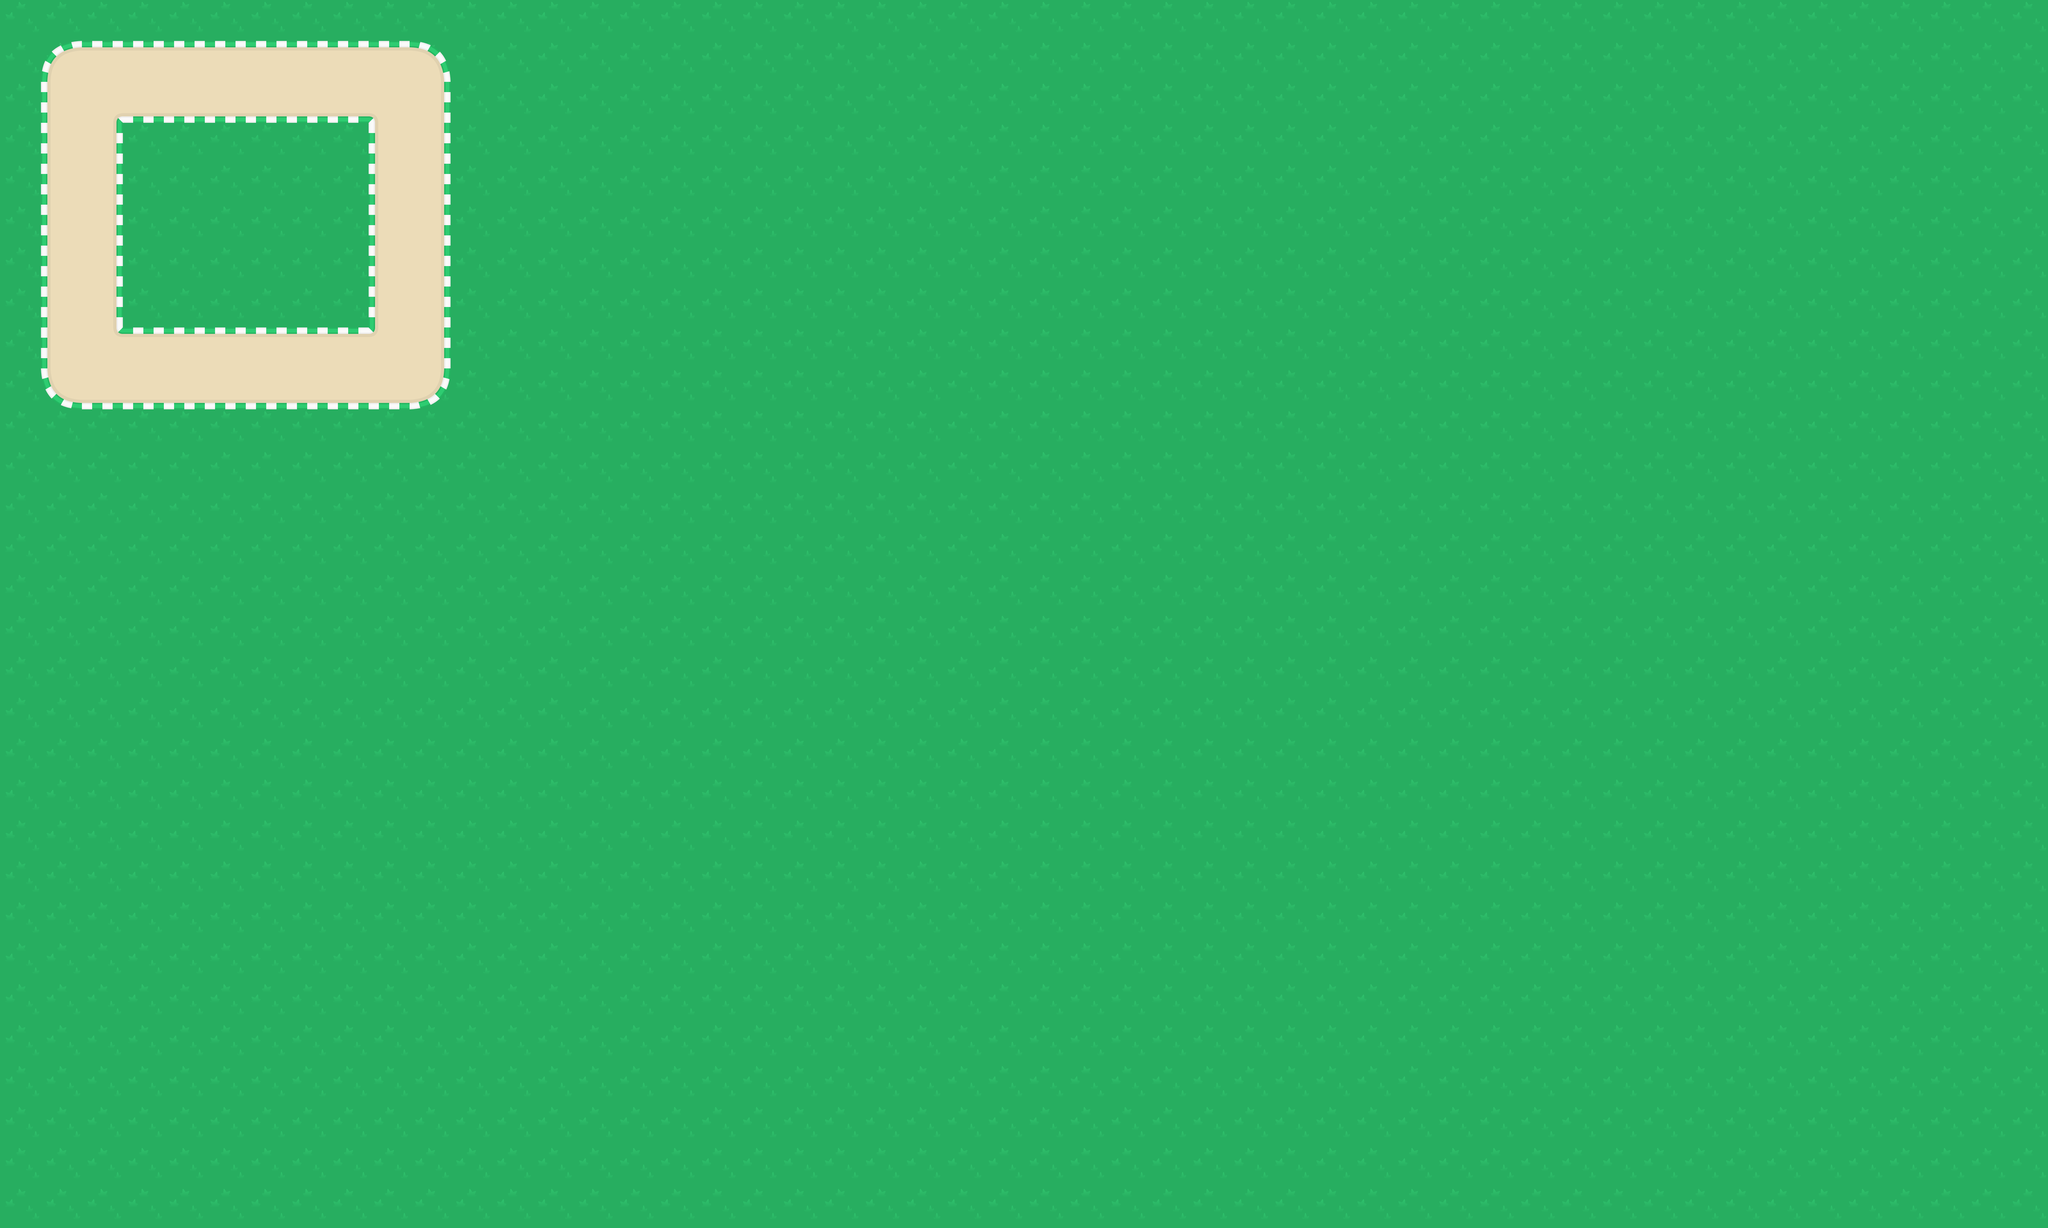

This is a level from a 2D game, rendered from its Tiled map with the project's own tilesets. A one-line summary and the map file follow, with tile-layer data summarised:
An orthogonal 50x30 tile map with 128x128 px tiles, 2 tile layers (ground, track).

<map version="1.0" orientation="orthogonal" renderorder="right-down" width="50" height="30" tilewidth="128" tileheight="128" nextobjectid="1">
 <tileset firstgid="1" name="spritesheet_tiles" tilewidth="128" tileheight="128" spacing="2" tilecount="465" columns="31">
  <image source="../img/spritesheet_tiles.png" width="4096" height="2048" />
 </tileset>
 <layer name="ground" width="50" height="30">
  <data>[1500 cells, 1500 non-empty, 1 distinct tile ids]</data>
 </layer>
 <layer name="track" width="50" height="30">
  <data>[1500 cells, 60 non-empty, 3 distinct tile ids]</data>
 </layer>
</map>
